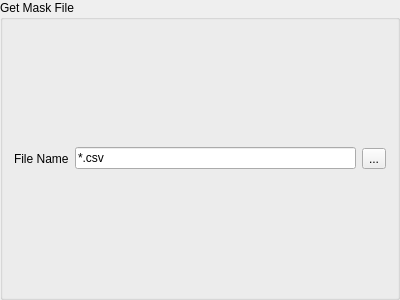
<?xml version="1.0" encoding="UTF-8"?>
<ui version="4.0">
 <class>get_mask</class>
 <widget class="QGroupBox" name="get_mask">
  <property name="geometry">
   <rect>
    <x>0</x>
    <y>0</y>
    <width>400</width>
    <height>300</height>
   </rect>
  </property>
  <property name="windowTitle">
   <string>GroupBox</string>
  </property>
  <property name="title">
   <string>Get Mask File</string>
  </property>
  <layout class="QHBoxLayout" name="horizontalLayout">
   <item>
    <widget class="QLabel" name="get_mask_label">
     <property name="text">
      <string>File Name</string>
     </property>
    </widget>
   </item>
   <item>
    <widget class="QLineEdit" name="get_mask_line_edit">
     <property name="text">
      <string extracomment="Make this change whenever a new file is selected">*.csv</string>
     </property>
     <property name="readOnly">
      <bool>true</bool>
     </property>
    </widget>
   </item>
   <item>
    <widget class="QToolButton" name="get_mask_button">
     <property name="text">
      <string>...</string>
     </property>
    </widget>
   </item>
  </layout>
 </widget>
 <resources/>
 <connections/>
</ui>
